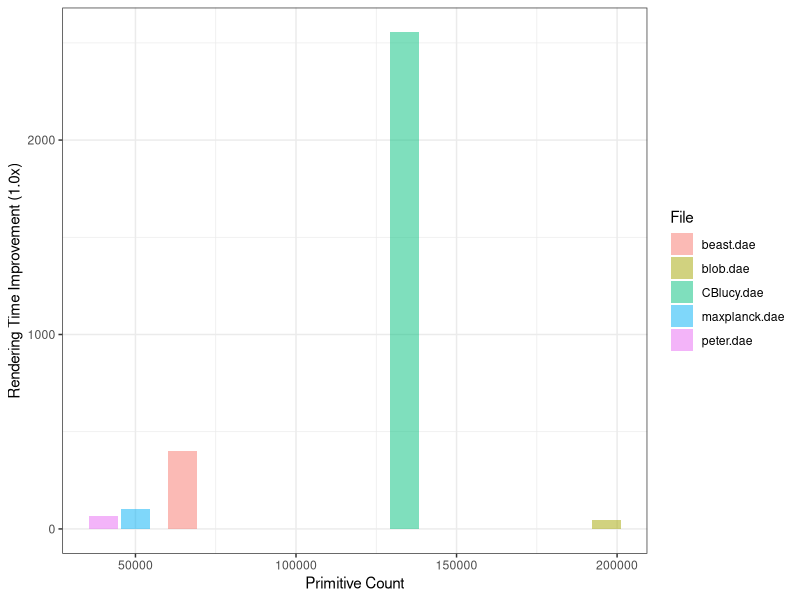

Write R code to recreate this figure.
## ---- chunk 1
library(ggplot2)
library(dplyr)

tibble(file = character(),
       primitive_count = integer(),
       naive = double(),
       ours = double()) |>
    add_row(file = "blob.dae",
            primitive_count = 196608,
            naive = 337.8134,
            ours = 7.4264) |>
    add_row(file = "peter.dae",
            primitive_count = 40018,
            naive = 79.0118,
            ours = 1.1783) |> 
    add_row(file = "beast.dae",
            primitive_count = 64618,
            naive = 161.4620,
            ours = 0.400) |>
    add_row(file = "maxplanck.dae",
            primitive_count = 50081,
            naive = 87.7623,
            ours = 0.8615) |>
    add_row(file = "CBlucy.dae",
            primitive_count = 133796,
            naive = 221.7524,
            ours = 0.0868) -> results

ggplot(results, aes(x = primitive_count, label = file)) +
    geom_col(aes(y = ((naive  - ours) / ours), fill = file), alpha = 0.5) +
    labs(x = "Primitive Count",
         y = "Rendering Time Improvement (1.0x)",
         fill = "File") +
    theme_bw()

